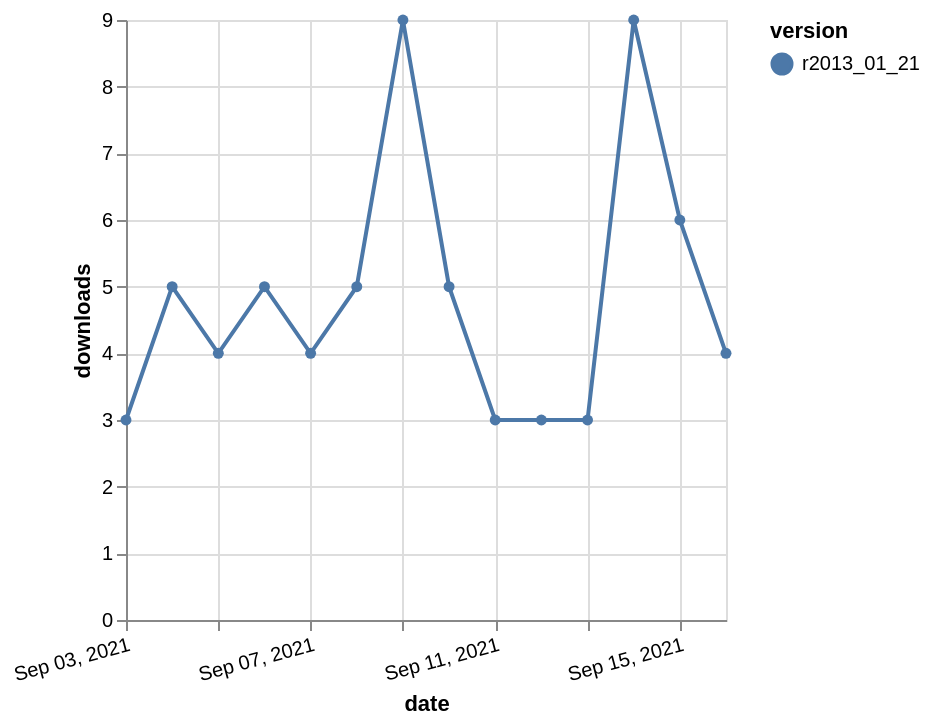

Specify this chart in Vega-Lite:
### Vega-Lite specification from a JSON file in a GitHub repository (floating-point values rounded to 4 significant figures)
{"$schema": "https://vega.github.io/schema/vega-lite/v5.json", "description": "A simple bar chart with embedded data.", "data": {"values": [{"date": "2021-09-03", "total": 14602, "delta": 3, "version": "r2013_01_21"}, {"date": "2021-09-04", "total": 14607, "delta": 5, "version": "r2013_01_21"}, {"date": "2021-09-05", "total": 14611, "delta": 4, "version": "r2013_01_21"}, {"date": "2021-09-06", "total": 14616, "delta": 5, "version": "r2013_01_21"}, {"date": "2021-09-07", "total": 14620, "delta": 4, "version": "r2013_01_21"}, {"date": "2021-09-08", "total": 14625, "delta": 5, "version": "r2013_01_21"}, {"date": "2021-09-09", "total": 14634, "delta": 9, "version": "r2013_01_21"}, {"date": "2021-09-10", "total": 14639, "delta": 5, "version": "r2013_01_21"}, {"date": "2021-09-11", "total": 14642, "delta": 3, "version": "r2013_01_21"}, {"date": "2021-09-12", "total": 14645, "delta": 3, "version": "r2013_01_21"}, {"date": "2021-09-13", "total": 14648, "delta": 3, "version": "r2013_01_21"}, {"date": "2021-09-14", "total": 14657, "delta": 9, "version": "r2013_01_21"}, {"date": "2021-09-15", "total": 14663, "delta": 6, "version": "r2013_01_21"}, {"date": "2021-09-16", "total": 14667, "delta": 4, "version": "r2013_01_21"}]}, "width": "container", "mark": {"type": "line", "point": {"filled": true}}, "encoding": {"x": {"field": "date", "type": "temporal", "timeUnit": "yearmonthdate", "title": "date", "axis": {"labelAngle": -15}}, "y": {"field": "delta", "type": "quantitative", "title": "downloads"}, "color": {"field": "version", "type": "nominal"}, "tooltip": {"field": "delta"}}}
